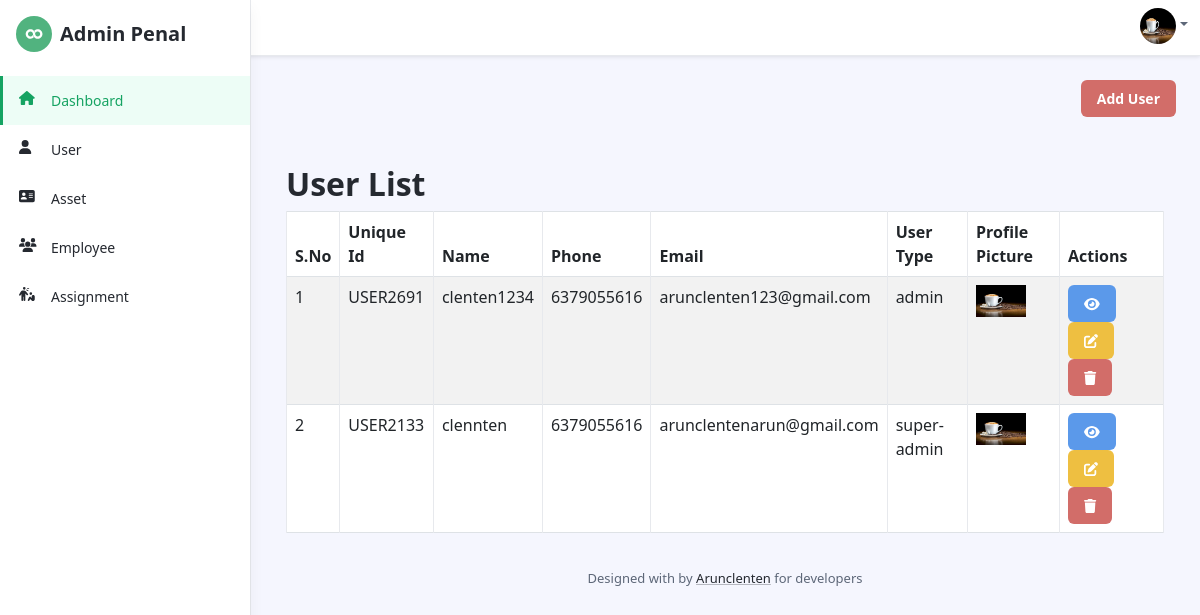
/user.php (signed in), run on the app's committed database.
### tables this page shows
CREATE TABLE `user_table` (
  `id` int(11) NOT NULL,
  `unique_id` varchar(250) NOT NULL,
  `name` varchar(250) NOT NULL,
  `email` varchar(250) NOT NULL,
  `phone` varchar(250) NOT NULL,
  `user_type` enum('admin','super-admin') NOT NULL,
  `password` varchar(250) NOT NULL,
  `profile_picture` varchar(250) NOT NULL,
  `create_at` datetime NOT NULL DEFAULT current_timestamp()
);

### user.php (the view, shortened to what this page needs)
<?php
include("header.php");
require_once 'db.php';
$sql = "SELECT * FROM user_table";
$stmt = $pdo->prepare($sql);
$stmt->execute();
$users = $stmt->fetchAll(PDO::FETCH_ASSOC);
?>
<div class="text-end">
    <button class="btn btn-danger"><a href="add_user.php" class="text-white">Add User</a></button>
</div>
<div class="container mt-5">
    <h2>User List</h2>
    <table id="example" class="table table-striped table-bordered nowrap" style="width:100%">
        <thead>
            <tr>
                <th>S.No</th>
                <th>Unique Id</th>
                <th>Name</th>
                <th>Phone</th>
                <th>Email</th>
                <th>User Type</th>
                <th>Profile Picture</th>
                <th>Actions</th>
            </tr>
        </thead>
        <tbody>
            <?php
            $sno = 1;
            foreach ($users as $user) { ?>
                <tr>
                    <td><?php echo $sno++; ?></td>
                    <td><?php echo $user['unique_id']; ?></td>
                    <td><?php echo $user['name']; ?></td>
                    <td><?php echo $user['phone']; ?></td>
                    <td><?php echo $user['email']; ?></td>
                    <td><?php echo $user['user_type']; ?></td>
                    <td><img src="uploads/<?php echo $user['profile_picture']; ?>" width="50"></td>
                    <td>
                    <a href="user-view.php?id=<?php echo $user['id']; ?>" class="btn btn-info"><i class="fa-solid fa-eye text-white"></i></a>
                        <a href="edit_user.php?id=<?php echo $user['id']; ?>" class="btn btn-warning"><i class="fa-solid fa-pen-to-square text-white"></i></a>
                        <a href="javascript:void(0);" onclick="confirmDelete(<?php echo $user['id']; ?>)" class="btn btn-danger"><i class="fa-solid fa-trash text-white"></i></a>
                    </td>
                </tr>
            <?php } ?>
        </tbody>
    </table>
</div>
<?php
include("footer.php");
?>

### data on the page
user_table: unique "USER2691", name "clenten1234", phone "6379055616", email "arunclenten123@gmail.com", user_type "admin", profile_picture (picture)
user_table: unique "USER2133", name "clennten", phone "6379055616", email "arunclentenarun@gmail.com", user_type "super-admin", profile_picture (picture)
